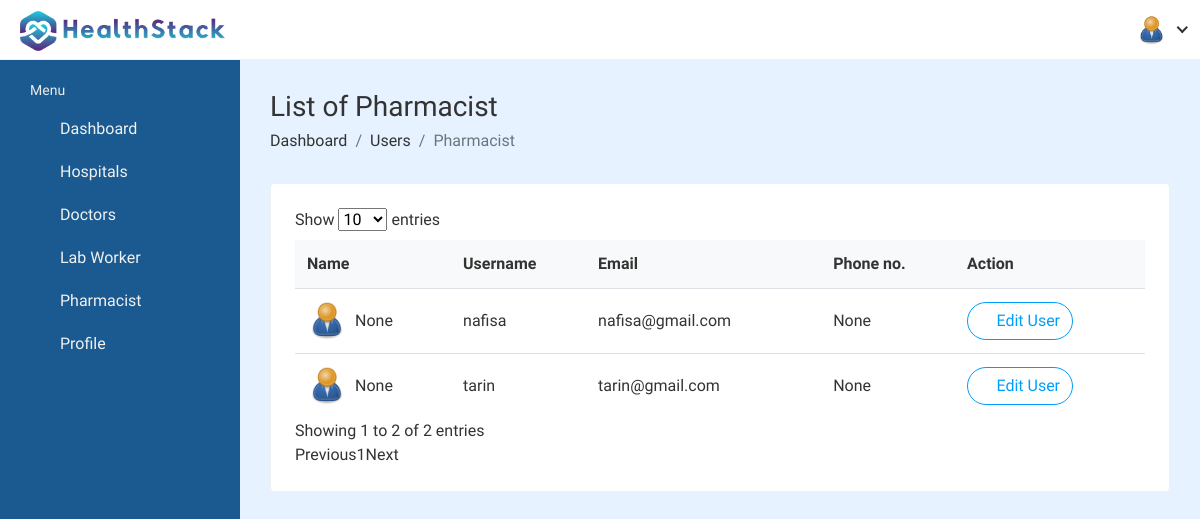
Page /hospital_admin/pharmacist-list/ (signed in) on the committed database.
### hospital_admin/models.py (models this page shows, shortened)
class Admin_Information(models.Model):
    ADMIN_TYPE = (
        ('hospital', 'hospital'),
        ('laboratory', 'laboratory'),
        ('pharmacy', 'pharmacy'),
    )
    admin_id = models.AutoField(primary_key=True, editable=False)
    user = models.OneToOneField(User, on_delete=models.CASCADE, null=True, blank=True, related_name='hospital_admin')
    username = models.CharField(null=True, blank=True, max_length=200)
    name = models.CharField(max_length=200, null=True, blank=True)
    featured_image = models.ImageField(upload_to='admin/', default='admin/user-default.png', null=True, blank=True)
    phone_number = models.IntegerField(null=True, blank=True)
    email = models.CharField(max_length=200, null=True, blank=True)
    role = models.CharField(max_length=200, choices=ADMIN_TYPE, null=True, blank=True)
    hospital = models.ForeignKey(Hospital_Information, on_delete=models.SET_NULL, null=True, blank=True)

### pharmacy/models.py (models this page shows, shortened)
class Pharmacist(models.Model):
    pharmacist_id = models.AutoField(primary_key=True)
    user = models.OneToOneField(User, on_delete=models.CASCADE, null=True, blank=True, related_name='pharmacist')
    name = models.CharField(max_length=200, null=True, blank=True)
    username = models.CharField(max_length=200, null=True, blank=True)
    degree = models.CharField(max_length=200, null=True, blank=True)
    featured_image = models.ImageField(upload_to='doctors/', default='pharmacist/user-default.png', null=True, blank=True)
    email = models.EmailField(max_length=200, null=True, blank=True)
    phone_number = models.IntegerField(null=True, blank=True)
    age = models.IntegerField(null=True, blank=True)

### hospital_admin/views.py (the view)
# urls.py: path('pharmacist-list/', views.view_pharmacist,name='pharmacist-list'),
@csrf_exempt
@login_required(login_url='admin_login')
def view_pharmacist(request):
    if request.user.is_hospital_admin:
        user = Admin_Information.objects.get(user=request.user)
        pharmcists = Pharmacist.objects.all()
    return render(request, 'hospital_admin/pharmacist-list.html', {'pharmacist': pharmcists, 'admin': user})

### templates/hospital_admin/pharmacist-list.html (shortened to what this page needs)
{%load static%}
<!DOCTYPE html>
<html lang="en">
<head>
        <link rel="stylesheet" href="{% static 'HealthStack-System/css/Normal/bootstrap.min.css' %}">
        <link rel="stylesheet" href="{% static 'HealthStack-System/plugins/Normal/fontawesome/css/fontawesome.min.css' %}">
        <link rel="stylesheet" href="{% static 'HealthStack-System/admin_assets/css/feathericon.min.css'%}">
		<link rel="stylesheet" href="{% static 'HealthStack-System/plugins/Normal/fontawesome/css/all.min.css' %}">
        <link rel="stylesheet" href="{% static 'HealthStack-System/css/admin/style.css'%}">
    </head>
    <body>
        <div class="main-wrapper">
            <div class="main-wrapper">
				<header class="header">{% include 'hospital_admin/hospital-admin-navbar.html' %}</header>
            <aside class="sidebar" id="sidebar">
				{% include 'hospital_admin/hospital-admin-sidebar.html' %} </aside>
            <div class="page-wrapper">
                <div class="content container-fluid">
					<div class="page-header">
						<div class="row">
							<div class="col-sm-12">
								<h3 class="page-title">List of Pharmacist</h3>
								<ul class="breadcrumb">
									<li class="breadcrumb-item"><a href="index.html">Dashboard</a></li>
									<li class="breadcrumb-item"><a href="javascript:(0);">Users</a></li>
									<li class="breadcrumb-item active">Pharmacist </li>
								</ul>
							</div>
						</div>
					</div>
					<div class="row">
						<div class="col-sm-12">
							<div class="card">
								<div class="card-body">
									<div class="table-responsive">
										<table class="datatable table table-hover table-center mb-0">
											<thead>
												<tr>
													<th>Name</th>
													<th>Username</th>
													<th>Email</th>
													<th>Phone no.</th>
													<th>Action</th>
													</tr>
													<tbody>
														{% for p in pharmacist %}
														<tr>
															<td>
																<h2 class="table-avatar">
																	<a href="profile.html" class="avatar avatar-sm mr-2"><img class="avatar-img rounded-circle" src="{{p.featured_image.url}}" alt="User Image"></a>
																	<a href="profile.html">{{p.name}}</a>
																</h2>
															</td>
															<td>{{p.username}}</td>
															<td>{{p.email}}</td>
															<td>{{p.phone_number}}</td>
															<td>
																<div class="table-action">
																	<a href="{% url 'edit-pharmacist' pk=p.pharmacist_id %}" class="btn btn-outline-info btn-rounded">
																		<i class="fas fa-file-alt"></i> Edit User
																	</a>
																  </div>
															</td>
														</tr>
														{% endfor %}
													</tbody>
											</thead>
        </div>
    </body>
</html>

### templates/hospital_admin/hospital-admin-navbar.html (shortened to what this page needs)
{% load static %}
    <div class="header-left">
        <a href="{% url 'admin-dashboard' %}" class="logo">
            <img src="{% static 'HealthStack-System/images/Normal/logo.jpg' %}" alt="Logo">
        </a>
    </div>
    <a href="javascript:void(0);" id="toggle_btn">
        <i class="fe fe-text-align-left"></i>
    </a>
    <ul class="nav user-menu">
        <li class="nav-item dropdown has-arrow">
            <a href="#" class="dropdown-toggle nav-link" data-toggle="dropdown">
                <span class="user-img"><img class="rounded-circle" src="{{admin.featured_image.url}}" width="31" alt="{{admin.name}}"></span>
            </a>
        </li>
    </ul>

### rows in the picture
Admin_Information: featured_image (placeholder picture)
Pharmacist: featured_image (placeholder picture), name "None", username "nafisa", email "nafisa@gmail.com", phone_number "None"
Pharmacist: featured_image (placeholder picture), name "None", username "tarin", email "tarin@gmail.com", phone_number "None"
